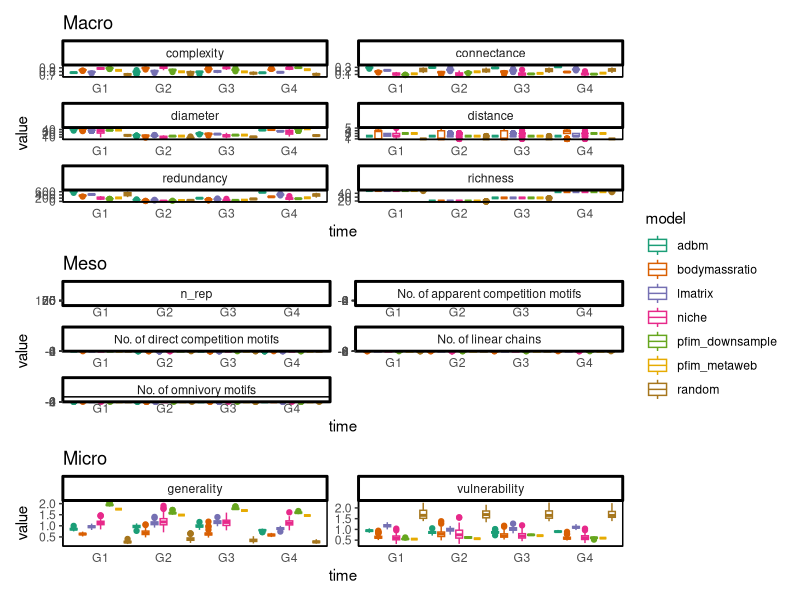
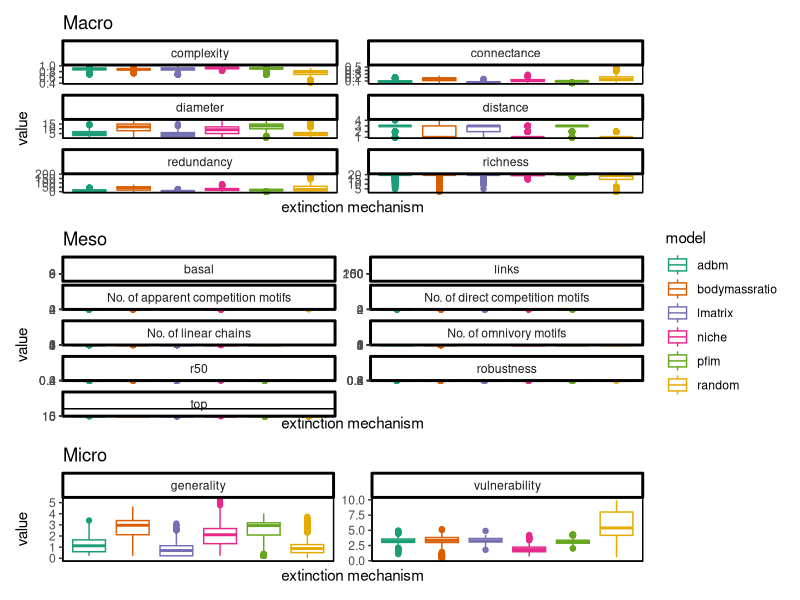
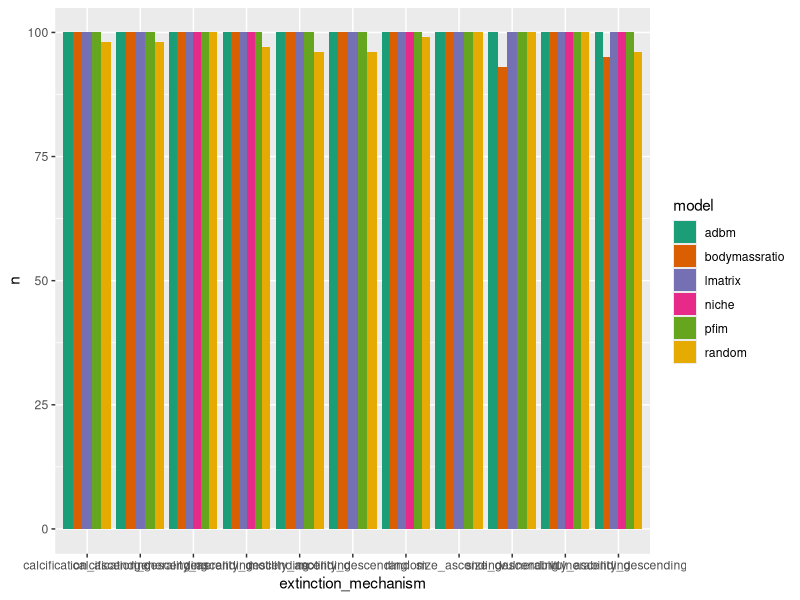
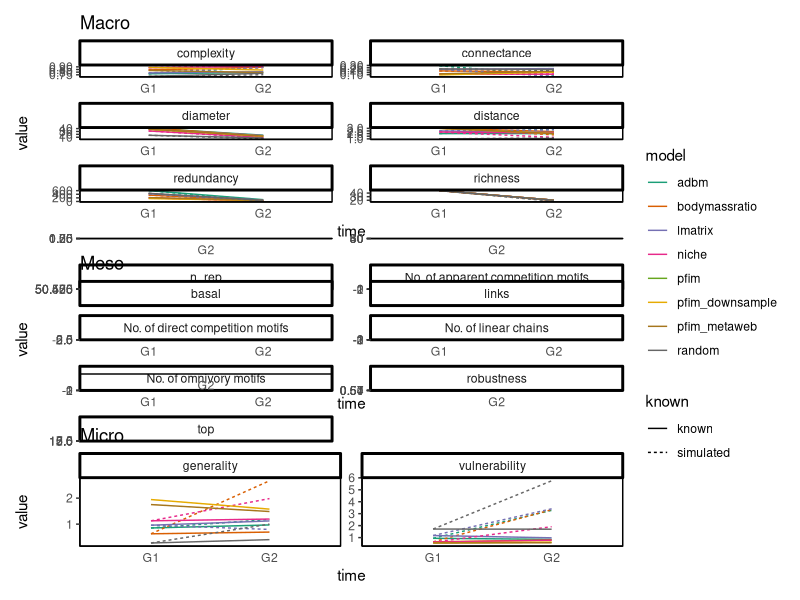
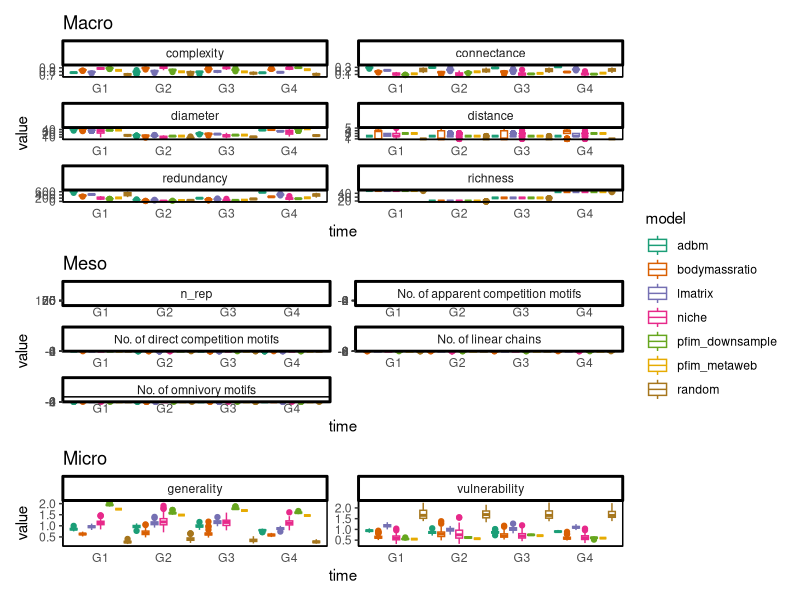
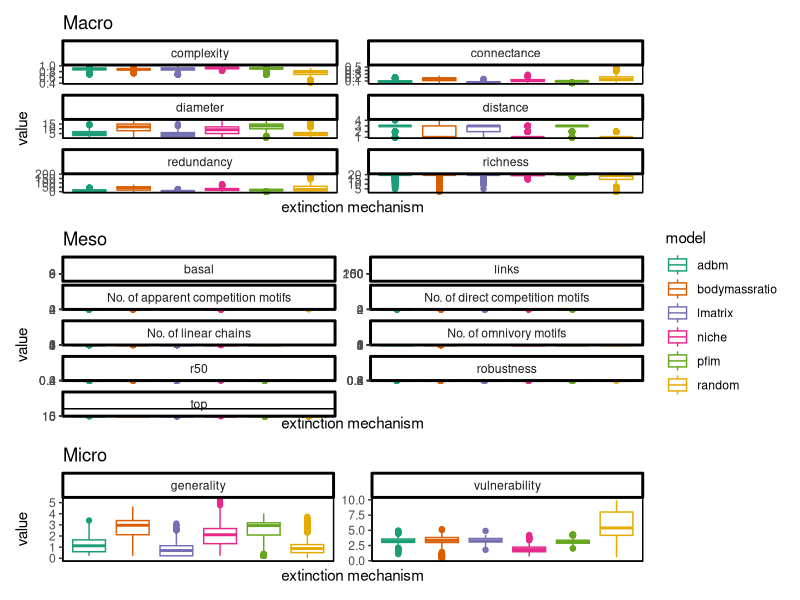
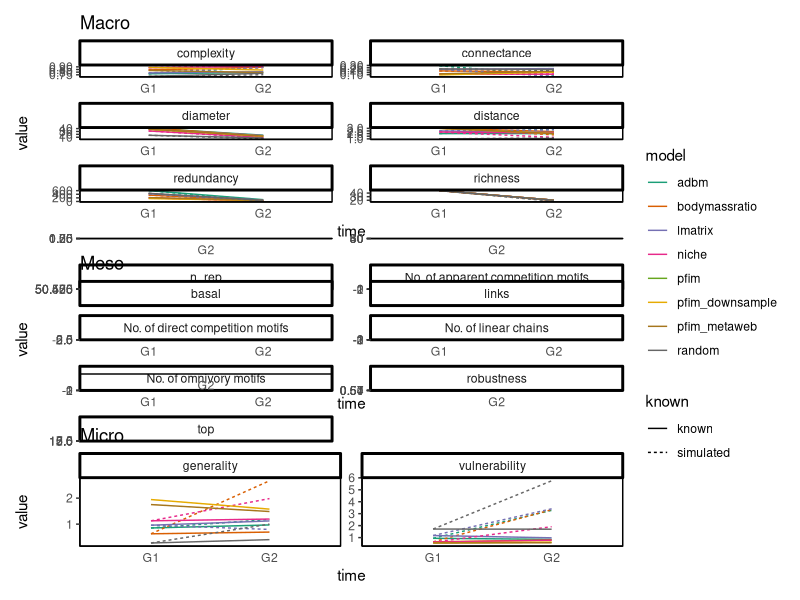

Here is the R script that generated these plots, in order: (Note: this script raises an error after producing the figures.)
library(RColorBrewer)
library(here)
library(patchwork)
library(readr)
library(scales)
library(stats)
library(tidyverse)

# set path to code sub dir
setwd(here("code"))

#### Structure ####

df <- read_csv("../data/processed/topology.csv") %>%
  mutate(across(matches("S[[:digit:]]"), log)) %>%
  # to get the ratio
  pivot_longer(
    cols = -c(model, time),
    names_to = "stat",
    values_to = "stat_val") %>%
  # standardise names
  mutate(stat = case_when(stat == "S1" ~ "No. of linear chains",
                          stat == "S2" ~ "No. of omnivory motifs",
                          stat == "S5" ~ "No. of apparent competition motifs",
                          stat == "S4" ~ "No. of direct competition motifs",
                          .default = as.character(stat))) %>%
  mutate(level = case_when(
    stat %in% c("richness", "complexity", "connectance", "diameter", "distance", "redundancy") ~ "Macro",
    stat %in% c("generality", "vulnerability") ~ "Micro",
    .default = "Meso"
  ))

plot_list <- vector(mode = "list", length = 3)
levs = c("Macro", "Meso", "Micro")

for (i in seq_along(plot_list)) {
  
  plot_list[[i]] <- ggplot(df %>% 
                             filter(level == levs[i]),
                           aes(x = time,
                               y = stat_val,
                               colour = model)) +
    geom_boxplot(position=position_dodge(1)) +
    facet_wrap(vars(stat),
               scales = 'free',
               ncol = 2) +
    scale_size(guide = 'none') +
    theme_classic() +
    xlab("time") +
    ylab("value") +
    coord_cartesian(clip = "off") +
    scale_colour_brewer(palette = "Dark2") +
    labs(title = levs[i]) +
    theme(panel.border = element_rect(colour = 'black',
                                      fill = "#ffffff00"),
          axis.ticks.x = element_blank())
}

plot_list[[1]] / plot_list[[2]] / plot_list[[3]] +
  plot_layout(guides = 'collect') +
  plot_layout(height = c(3, 2, 1))

ggsave("../figures/summary.png",
       width = 4500,
       height = 7000,
       units = "px",
       dpi = 600)

#### Extinctions ####

df_ext <- read_csv("../data/processed/extinction_topology.csv") %>%
  mutate(across(matches("S[[:digit:]]"), log)) %>%
  # to get the ratio
  pivot_longer(
    cols = -c(model, extinction_mechanism, rep),
    names_to = "stat",
    values_to = "stat_val") %>%
  # standardise names
  mutate(stat = case_when(stat == "S1" ~ "No. of linear chains",
                          stat == "S2" ~ "No. of omnivory motifs",
                          stat == "S5" ~ "No. of apparent competition motifs",
                          stat == "S4" ~ "No. of direct competition motifs",
                          .default = as.character(stat))) %>% 
  mutate(level = case_when(
    stat %in% c("richness", "complexity", "connectance", "diameter", "distance", "redundancy") ~ "Macro",
    stat %in% c("generality", "vulnerability") ~ "Micro",
    .default = "Meso"
  ))

df_ext_summ <-
  df_ext %>%
  group_by(model, stat, level, extinction_mechanism) %>% 
  summarise(y = mean(stat_val, na.rm = TRUE))

ext_plot_list <- vector(mode = "list", length = 3)

for (i in seq_along(ext_plot_list)) {
  
  ext_plot_list[[i]] <- 
    ggplot(data = df_ext %>% 
             #filter(extinction_mechanism == "random") %>%
             filter(level == levs[i])) +
    geom_boxplot(aes(x = model,
                     y = stat_val, 
                     colour = model)) +
    facet_wrap(vars(stat),
               scales = 'free',
               ncol = 2) +
    scale_size(guide = 'none') +
    theme_classic() +
    xlab("extinction mechanism") +
    ylab("value") +
    coord_cartesian(clip = "off") +
    scale_colour_brewer(palette = "Dark2") +
    labs(title = levs[i]) +
    theme(panel.border = element_rect(colour = 'black',
                                      fill = "#ffffff00"),
          axis.ticks.x = element_blank(),
          axis.text.x = element_blank())
}

ext_plot_list[[1]] / ext_plot_list[[2]] / ext_plot_list[[3]] +
  plot_layout(guides = 'collect') +
  plot_layout(height = c(2, 2, 1))

ggsave("../figures/extinction.png",
       width = 4500,
       height = 9000,
       units = "px",
       dpi = 600)

# groups plot
read_csv("../data/processed/extinction_topology.csv") %>%
  group_by(model, extinction_mechanism) %>% 
  count() %>%
  ggplot(., aes(x=extinction_mechanism, y=n, fill=model))  +
  scale_fill_brewer(palette = "Dark2")+ 
  geom_bar(position="dodge", stat="identity")


ext_lins =
  df %>%
  filter(time %in% c("G1", "G2")) %>%
  mutate(known = "known") %>%
  rbind(df_ext %>%
          mutate(time = "G2",
                 known = "simulated",
                 rep = NULL,
                 extinction_mechanism = NULL)) %>%
  rbind(df %>%
          filter(time == "G1") %>%
          mutate(known = "simulated")) %>%
  group_by(model, time, stat, level, known) %>%
  summarise(stat_val = mean(stat_val, na.rm = TRUE)) %>%
  filter(stat != "resilience") %>%
  filter(stat != "r50")

for (i in seq_along(ext_plot_list)) {
  
  ext_plot_list[[i]] <- ggplot(ext_lins %>% 
                                 filter(level == levs[i])) +
    geom_line(aes(x = time,
                  y = stat_val,
                  colour = model,
                  group = paste(model, known),
                  linetype = known)) +
    facet_wrap(vars(stat),
               scales = 'free',
               ncol = 2) +
    scale_size(guide = 'none') +
    theme_classic() +
    xlab("time") +
    ylab("value") +
    coord_cartesian(clip = "off") +
    scale_colour_brewer(palette = "Dark2") +
    labs(title = levs[i]) +
    theme(panel.border = element_rect(colour = 'black',
                                      fill = "#ffffff00"),
          axis.ticks.x = element_blank())
}

ext_plot_list[[1]] / ext_plot_list[[2]] / ext_plot_list[[3]] +
  plot_layout(guides = 'collect') +
  plot_layout(height = c(2, 1, 1))

ggsave("../figures/extinction_all_results.png",
       width = 4500,
       height = 7000,
       units = "px",
       dpi = 600)

#### PCA ####

df_pca <- list.files(path = "../data/processed/topology/", pattern = ".csv", full.names = TRUE) %>% 
  lapply(read_csv) %>% 
  bind_rows %>% 
  mutate(across(matches("S[[:digit:]]"), log)) %>% 
  drop_na()

pca_res <- prcomp(df_pca[3:8], scale. = TRUE)

autoplot(pca_res, data = df_pca, colour = 'model', shape = 'id', size = 4, alpha = 0.7) +
  theme_classic() +
  #scale_colour_brewer(palette = "Dark2") +
  theme(panel.border = element_rect(colour = 'black',
                                    fill = "#ffffff00"),
        axis.ticks.x = element_blank())

ggsave("../figures/pca.png",
       width = 4500,
       height = 4000,
       units = "px",
       dpi = 600)
